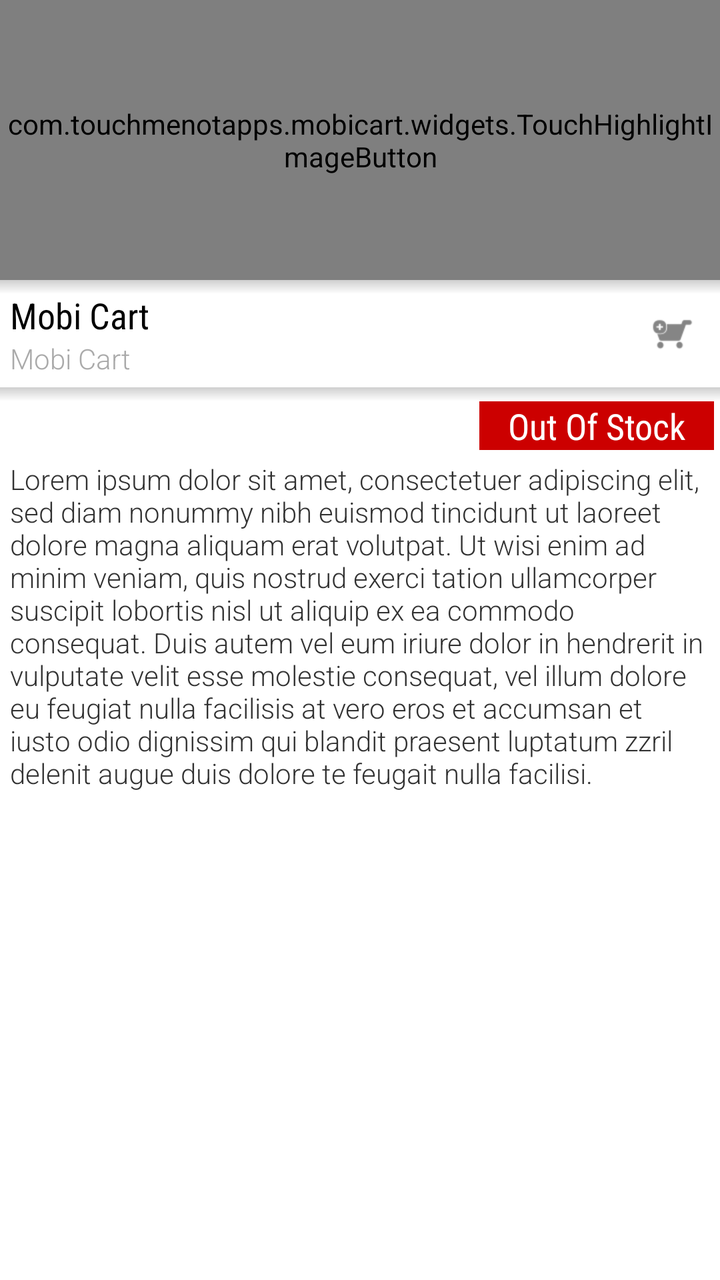
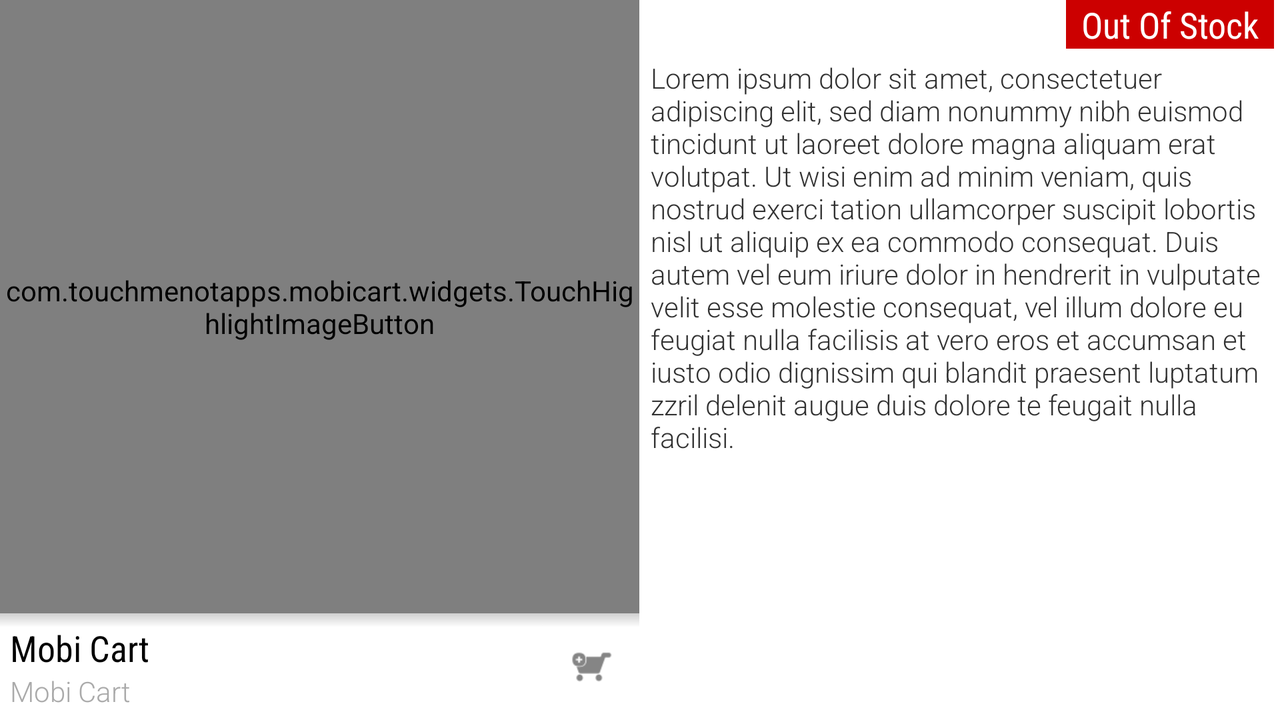

Two renders of one Android screen. The first uses the default layout on a phone; the second uses the alternative layout the repository ships for a different screen configuration, on a matching device. The two XML files are below.
<!-- AndroidManifest.xml: application theme AppTheme -->
<!-- res/layout/fragment_shop_item_details.xml -->
<?xml version="1.0" encoding="utf-8"?>

<LinearLayout xmlns:android="http://schemas.android.com/apk/res/android"
    android:layout_width="match_parent"
    android:layout_height="match_parent"
    android:gravity="right"
    android:orientation="vertical" >

    <com.touchmenotapps.mobicart.widgets.TouchHighlightImageButton
        android:id="@+id/detials_header_image"
        android:layout_width="match_parent"
        android:layout_height="@dimen/details_banner_image_height"
        android:scaleType="centerCrop"
        android:src="@drawable/ic_launcher" />
    
    <View
        android:layout_width="match_parent"
        android:layout_height="7dp"
        android:background="@drawable/shape_shadow" />

    <LinearLayout
        android:layout_width="match_parent"
        android:layout_height="wrap_content"
        android:divider="?android:dividerVertical"
        android:dividerPadding="5dp"
        android:orientation="horizontal"
        android:showDividers="middle" 
        android:layout_marginTop="-7dp">

        <LinearLayout
            android:layout_width="0dp"
            android:layout_height="match_parent"
            android:layout_weight="1"
            android:orientation="vertical" >

            <TextView
                android:id="@+id/details_title_text"
                android:layout_width="match_parent"
                android:layout_height="wrap_content"
                android:fontFamily="sans-serif-condensed"
                android:gravity="left"
                android:paddingLeft="5dp"
                android:paddingTop="5dp"
                android:text="@string/app_name"
                android:textSize="@dimen/details_title_text_size"
                android:textColor="@android:color/black" />

            <TextView
                android:id="@+id/details_vendor_text"
                android:layout_width="match_parent"
                android:layout_height="wrap_content"
                android:fontFamily="sans-serif-light"
                android:gravity="left"
                android:paddingBottom="5dp"
                android:paddingLeft="5dp"
                android:text="@string/app_name"
                android:textSize="@dimen/details_sub_title_text_size"
                android:textColor="@android:color/darker_gray" />
        </LinearLayout>

        <ImageButton
            android:id="@+id/details_purchase_btn"
            android:layout_width="@dimen/cart_item_add_button_width"
            android:layout_height="match_parent"
            android:background="?android:selectableItemBackground"
            android:contentDescription="@string/remove_cart_item"
            android:src="@drawable/ic_action_add_to_cart" />
    </LinearLayout>

    <View
        android:layout_width="match_parent"
        android:layout_height="7dp"
        android:background="@drawable/shape_shadow" />

    <LinearLayout
        android:layout_width="match_parent"
        android:layout_height="wrap_content"
        android:divider="?android:dividerVertical"
        android:dividerPadding="5dp"
        android:orientation="horizontal"
        android:showDividers="middle" 
        android:layout_marginLeft="3dp"
        android:layout_marginRight="3dp">
        
        <TextView
	        android:id="@+id/details_price_text"
	        android:layout_width="match_parent"
	        android:layout_height="wrap_content"
	        android:fontFamily="sans-serif-condensed"
	        android:gravity="left"
	        android:paddingRight="3dp"
	        android:singleLine="true"
	        android:textColor="@android:color/holo_blue_dark"
	        android:layout_weight="1"
	        android:textSize="@dimen/details_price_text_size" />
        
	    <TextView
	        android:id="@+id/details_available_text"
	        android:layout_width="match_parent"
	        android:layout_height="wrap_content"
	        android:fontFamily="sans-serif-condensed"
	        android:background="@android:color/holo_red_dark"
	        android:gravity="center"
	        android:text="@string/out_of_stock"
	        android:textColor="@android:color/white"
	        android:layout_weight="2"
	        android:textSize="@dimen/details_available_text_size" />
    </LinearLayout>

    <ScrollView
        android:layout_width="match_parent"
        android:layout_height="match_parent"
        android:overScrollMode="never" >

        <TextView
            android:id="@+id/details_description_text"
            android:layout_width="match_parent"
            android:layout_height="wrap_content"
            android:fontFamily="sans-serif-light"
            android:gravity="left"
            android:padding="5dp"
            android:text="@string/lorem_ipsum"
            android:textSize="@dimen/details_description_text_size" />
    </ScrollView>

</LinearLayout>
<!-- resources referenced by this layout -->
<resources>
  <dimen name="cart_item_add_button_width">48dp</dimen>
  <dimen name="details_available_text_size">18sp</dimen>
  <dimen name="details_banner_image_height">140dp</dimen>
  <dimen name="details_description_text_size">14sp</dimen>
  <dimen name="details_price_text_size">18sp</dimen>
  <dimen name="details_sub_title_text_size">14sp</dimen>
  <dimen name="details_title_text_size">18sp</dimen>
  <!-- drawable ic_action_add_to_cart: png bitmap (drawable-hdpi, 626 bytes) -->
  <!-- drawable ic_launcher: png bitmap (drawable-hdpi, 2591 bytes) -->
  <!-- drawable shape_shadow (drawable) -->
  <?xml version="1.0" encoding="utf-8"?>
  
  <shape xmlns:android="http://schemas.android.com/apk/res/android" android:shape="rectangle">
      <gradient 
          android:startColor="#30000000" android:endColor="@android:color/transparent" android:angle="270"/>
  
  </shape>
  <string name="app_name">Mobi Cart</string>
  <string name="lorem_ipsum">Lorem ipsum dolor sit amet, consectetuer adipiscing elit, sed diam nonummy nibh euismod tincidunt ut laoreet dolore magna aliquam erat volutpat. Ut wisi enim ad minim veniam, quis nostrud exerci tation ullamcorper suscipit lobortis nisl ut aliquip ex ea commodo consequat. Duis autem vel eum iriure dolor in hendrerit in vulputate velit esse molestie consequat, vel illum dolore eu feugiat nulla facilisis at vero eros et accumsan et iusto odio dignissim qui blandit praesent luptatum zzril delenit augue duis dolore te feugait nulla facilisi.</string>
  <string name="out_of_stock">Out Of Stock</string>
  <string name="remove_cart_item">Remove Cart Item</string>
  <style name="AppTheme" parent="AppBaseTheme">
          
      </style>
  <style name="AppBaseTheme" parent="android:Theme.Light">
          
      </style>
</resources>
<!-- res/layout-land/fragment_shop_item_details.xml (the author's variant of the layout above) -->
<!-- drawn on the phone turned sideways -->
<?xml version="1.0" encoding="utf-8"?>

<LinearLayout xmlns:android="http://schemas.android.com/apk/res/android"
    android:layout_width="match_parent"
    android:layout_height="match_parent"
    android:baselineAligned="false"
    android:divider="?android:dividerVertical"
    android:dividerPadding="5dp"
    android:orientation="horizontal"
    android:showDividers="middle" >

    <RelativeLayout
        android:layout_width="match_parent"
        android:layout_height="match_parent"
        android:layout_weight="1" >

        <com.touchmenotapps.mobicart.widgets.TouchHighlightImageButton
            android:id="@+id/detials_header_image"
            android:layout_width="match_parent"
            android:layout_height="match_parent"
            android:layout_above="@+id/details_order_bar"
            android:scaleType="centerCrop"
            android:src="@drawable/ic_launcher" />

        <View
            android:layout_width="match_parent"
            android:layout_height="7dp"
            android:layout_alignTop="@+id/details_order_bar"
            android:background="@drawable/shape_shadow" />

        <LinearLayout
            android:id="@+id/details_order_bar"
            android:layout_width="match_parent"
            android:layout_height="wrap_content"
            android:layout_alignParentBottom="true"
            android:divider="?android:dividerVertical"
            android:dividerPadding="5dp"
            android:orientation="horizontal"
            android:showDividers="middle" >

            <LinearLayout
                android:layout_width="0dp"
                android:layout_height="match_parent"
                android:layout_weight="1"
                android:orientation="vertical" >

                <TextView
                    android:id="@+id/details_title_text"
                    android:layout_width="match_parent"
                    android:layout_height="wrap_content"
                    android:fontFamily="sans-serif-condensed"
                    android:gravity="left"
                    android:paddingLeft="5dp"
                    android:paddingTop="5dp"
                    android:text="@string/app_name"
                    android:textSize="@dimen/details_title_text_size"
                    android:textColor="@android:color/black" />

                <TextView
                    android:id="@+id/details_vendor_text"
                    android:layout_width="match_parent"
                    android:layout_height="wrap_content"
                    android:fontFamily="sans-serif-light"
                    android:gravity="left"
                    android:paddingBottom="5dp"
                    android:paddingLeft="5dp"
                    android:text="@string/app_name"
                    android:textSize="@dimen/details_sub_title_text_size"
                    android:textColor="@android:color/darker_gray" />
            </LinearLayout>

            <ImageButton
                android:id="@+id/details_purchase_btn"
                android:layout_width="48dp"
                android:layout_height="match_parent"
                android:background="?android:selectableItemBackground"
                android:contentDescription="@string/remove_cart_item"
                android:src="@drawable/ic_action_add_to_cart" />
        </LinearLayout>
    </RelativeLayout>

    <LinearLayout
        android:layout_width="match_parent"
        android:layout_height="match_parent"
        android:layout_weight="1"
        android:orientation="vertical" >

        <LinearLayout
            android:layout_width="match_parent"
            android:layout_height="wrap_content"
            android:layout_marginLeft="3dp"
            android:layout_marginRight="3dp"
            android:gravity=""
            android:divider="?android:dividerVertical"
            android:dividerPadding="5dp"
            android:orientation="horizontal"
            android:showDividers="middle" >

            <TextView
                android:id="@+id/details_price_text"
                android:layout_width="match_parent"
                android:layout_height="wrap_content"
                android:layout_weight="1"
                android:fontFamily="sans-serif-condensed"
                android:gravity="left"
                android:paddingRight="3dp"
                android:singleLine="true"
                android:textColor="@android:color/holo_blue_dark"
                android:textSize="@dimen/details_price_text_size" />

            <TextView
                android:id="@+id/details_available_text"
                android:layout_width="match_parent"
                android:layout_height="wrap_content"
                android:layout_weight="2"
                android:background="@android:color/holo_red_dark"
                android:fontFamily="sans-serif-condensed"
                android:gravity="center"
                android:text="@string/out_of_stock"
                android:textColor="@android:color/white"
                android:textSize="@dimen/details_available_text_size" />
        </LinearLayout>

        <ScrollView
            android:layout_width="match_parent"
            android:layout_height="match_parent"
            android:overScrollMode="never" >

            <TextView
                android:id="@+id/details_description_text"
                android:layout_width="match_parent"
                android:layout_height="wrap_content"
                android:fontFamily="sans-serif-light"
                android:gravity="left"
                android:padding="5dp"
                android:text="@string/lorem_ipsum"
                android:textSize="@dimen/details_description_text_size" />
        </ScrollView>
    </LinearLayout>

</LinearLayout>
<!-- resources referenced by the variant -->
<!-- as the phone turned sideways resolves them -->
<resources>
  <dimen name="details_available_text_size">18sp</dimen>
  <dimen name="details_description_text_size">14sp</dimen>
  <dimen name="details_price_text_size">18sp</dimen>
  <dimen name="details_sub_title_text_size">14sp</dimen>
  <dimen name="details_title_text_size">18sp</dimen>
  <!-- drawable ic_action_add_to_cart: png bitmap (drawable-hdpi, 626 bytes) -->
  <!-- drawable ic_launcher: png bitmap (drawable-hdpi, 2591 bytes) -->
  <!-- drawable shape_shadow (drawable) -->
  <?xml version="1.0" encoding="utf-8"?>
  
  <shape xmlns:android="http://schemas.android.com/apk/res/android" android:shape="rectangle">
      <gradient 
          android:startColor="#30000000" android:endColor="@android:color/transparent" android:angle="270"/>
  
  </shape>
  <string name="app_name">Mobi Cart</string>
  <string name="lorem_ipsum">Lorem ipsum dolor sit amet, consectetuer adipiscing elit, sed diam nonummy nibh euismod tincidunt ut laoreet dolore magna aliquam erat volutpat. Ut wisi enim ad minim veniam, quis nostrud exerci tation ullamcorper suscipit lobortis nisl ut aliquip ex ea commodo consequat. Duis autem vel eum iriure dolor in hendrerit in vulputate velit esse molestie consequat, vel illum dolore eu feugiat nulla facilisis at vero eros et accumsan et iusto odio dignissim qui blandit praesent luptatum zzril delenit augue duis dolore te feugait nulla facilisi.</string>
  <string name="out_of_stock">Out Of Stock</string>
  <string name="remove_cart_item">Remove Cart Item</string>
  <style name="AppTheme" parent="AppBaseTheme">
          
      </style>
  <style name="AppBaseTheme" parent="android:Theme.Light">
          
      </style>
</resources>
